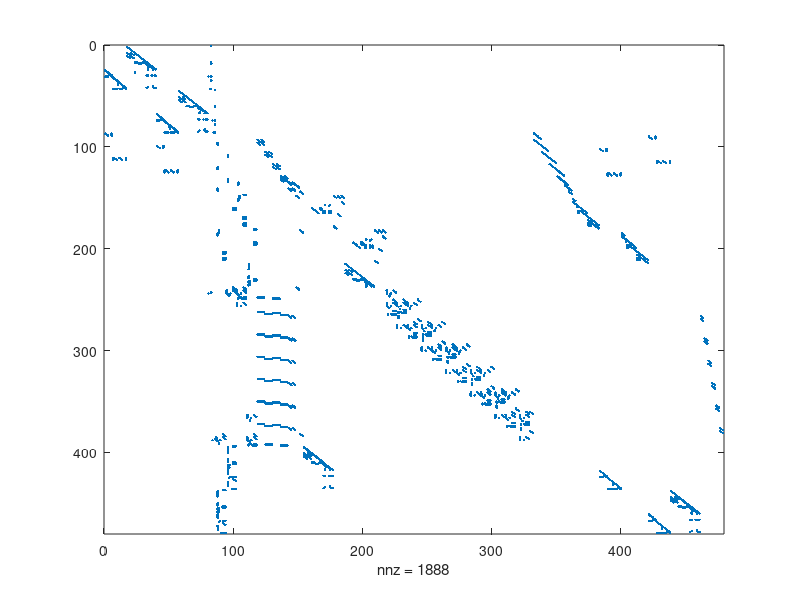

Source code (MATLAB):
n1 = 10;
% z1 = sparse(2:n,1:n-1,ones(1,n-1),n,n);
hfe = @(x,y) max(max(abs(x-y)./(abs(x)+abs(y)+1e-3)));

load west0479
z1 = west0479;
spy(z1);
[ind1,ind2,v] = find(z1);
[m,n] = size(z1);
z2 = sparse(ind1,ind2,v,m,n);
disp(['hfe: ',num2str(hfe(z1,z2))])
